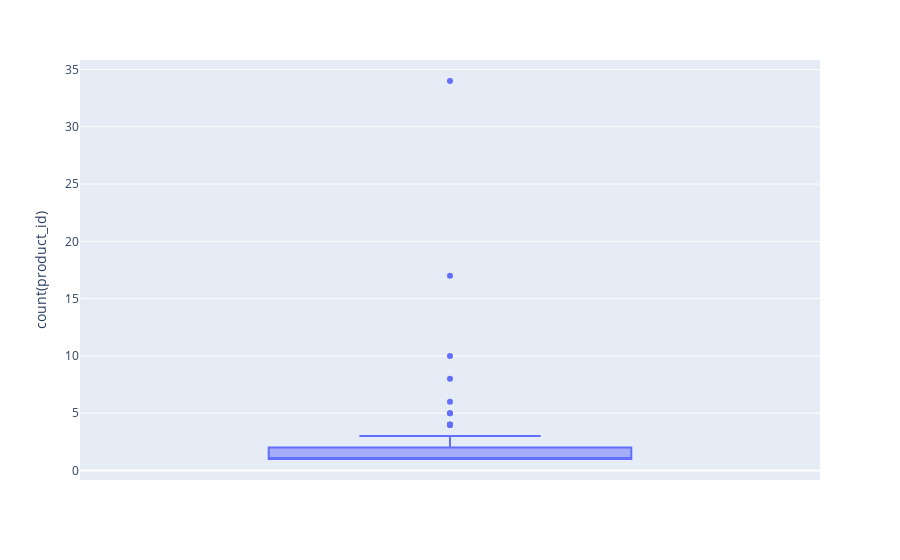

Notebook source saved alongside this figure:
### Code cell
df = sdf_product_per_category.toPandas()
px.box(df, y="count(product_id)")

### Figure 1 — Plotly figure (JSON) as saved in the notebook; plotly's stock layout.template omitted (floating-point values rounded to 4 significant figures)
{"data": [{"alignmentgroup": "True", "hovertemplate": "count(product_id)=%{y}<extra></extra>", "legendgroup": "", "marker": {"color": "#636efa"}, "name": "", "notched": false, "offsetgroup": "", "orientation": "v", "showlegend": false, "type": "box", "x0": " ", "xaxis": "x", "y": [1, 1, 1, 1, 1, 1, 1, 1, 17, 2, 1, 1, 1, 2, 2, 1, 1, 1, 1, 1, 2, 1, 1, 1, 4, 4, 1, 1, 2, 4, 1, 1, 5, 3, 2, 1, 1, 1, 2, 1, 1, 2, 1, 1, 2, 4, 5, 1, 2, 1, 1, 2, 1, 1, 1, 1, 2, 1, 4, 1, 1, 3, 1, 2, 1, 34, 1, 1, 2, 2, 3, 1, 4, 1, 2, 1, 1, 1, 8, 1, 1, 1, 1, 10, 3, 6, 1, 2, 1, 4], "y0": " ", "yaxis": "y"}], "layout": {"boxmode": "group", "legend": {"tracegroupgap": 0}, "margin": {"t": 60}, "xaxis": {"anchor": "y", "domain": [0, 1]}, "yaxis": {"anchor": "x", "domain": [0, 1], "title": {"text": "count(product_id)"}}}}
